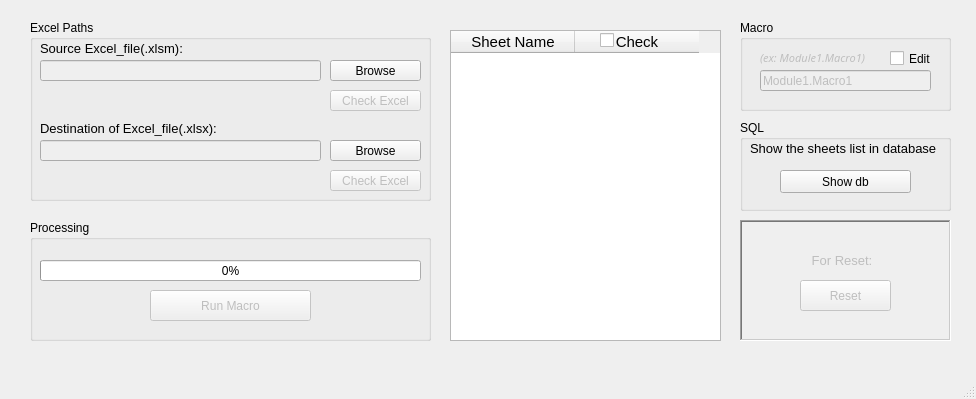
<?xml version="1.0" encoding="UTF-8"?>
<ui version="4.0">
 <class>MainWindow</class>
 <widget class="QMainWindow" name="MainWindow">
  <property name="geometry">
   <rect>
    <x>0</x>
    <y>0</y>
    <width>976</width>
    <height>399</height>
   </rect>
  </property>
  <property name="sizePolicy">
   <sizepolicy hsizetype="Fixed" vsizetype="Fixed">
    <horstretch>0</horstretch>
    <verstretch>0</verstretch>
   </sizepolicy>
  </property>
  <property name="windowTitle">
   <string>MainWindow</string>
  </property>
  <property name="styleSheet">
   <string notr="true"/>
  </property>
  <widget class="QWidget" name="centralwidget">
   <property name="sizePolicy">
    <sizepolicy hsizetype="Ignored" vsizetype="Ignored">
     <horstretch>0</horstretch>
     <verstretch>0</verstretch>
    </sizepolicy>
   </property>
   <widget class="QTableWidget" name="tableWidget">
    <property name="geometry">
     <rect>
      <x>450</x>
      <y>30</y>
      <width>271</width>
      <height>311</height>
     </rect>
    </property>
    <property name="sizePolicy">
     <sizepolicy hsizetype="Fixed" vsizetype="Fixed">
      <horstretch>0</horstretch>
      <verstretch>0</verstretch>
     </sizepolicy>
    </property>
    <property name="font">
     <font>
      <pointsize>11</pointsize>
     </font>
    </property>
    <property name="cursor" stdset="0">
     <cursorShape>ArrowCursor</cursorShape>
    </property>
    <property name="frameShape">
     <enum>QFrame::StyledPanel</enum>
    </property>
    <property name="horizontalScrollBarPolicy">
     <enum>Qt::ScrollBarAlwaysOff</enum>
    </property>
    <property name="sizeAdjustPolicy">
     <enum>QAbstractScrollArea::AdjustIgnored</enum>
    </property>
    <property name="editTriggers">
     <set>QAbstractItemView::NoEditTriggers</set>
    </property>
    <property name="verticalScrollMode">
     <enum>QAbstractItemView::ScrollPerPixel</enum>
    </property>
    <property name="sortingEnabled">
     <bool>true</bool>
    </property>
    <attribute name="horizontalHeaderCascadingSectionResizes">
     <bool>false</bool>
    </attribute>
    <attribute name="horizontalHeaderDefaultSectionSize">
     <number>124</number>
    </attribute>
    <attribute name="horizontalHeaderShowSortIndicator" stdset="0">
     <bool>true</bool>
    </attribute>
    <column>
     <property name="text">
      <string>Sheet Name</string>
     </property>
    </column>
    <column>
     <property name="text">
      <string>Check</string>
     </property>
    </column>
   </widget>
   <widget class="QCheckBox" name="checkBox_all">
    <property name="geometry">
     <rect>
      <x>600</x>
      <y>30</y>
      <width>20</width>
      <height>21</height>
     </rect>
    </property>
    <property name="cursor">
     <cursorShape>PointingHandCursor</cursorShape>
    </property>
    <property name="text">
     <string/>
    </property>
   </widget>
   <widget class="QFrame" name="frame_4">
    <property name="geometry">
     <rect>
      <x>740</x>
      <y>220</y>
      <width>211</width>
      <height>121</height>
     </rect>
    </property>
    <property name="autoFillBackground">
     <bool>true</bool>
    </property>
    <property name="frameShape">
     <enum>QFrame::WinPanel</enum>
    </property>
    <property name="frameShadow">
     <enum>QFrame::Sunken</enum>
    </property>
    <widget class="QPushButton" name="reset_btn">
     <property name="enabled">
      <bool>false</bool>
     </property>
     <property name="geometry">
      <rect>
       <x>60</x>
       <y>60</y>
       <width>91</width>
       <height>31</height>
      </rect>
     </property>
     <property name="cursor">
      <cursorShape>PointingHandCursor</cursorShape>
     </property>
     <property name="styleSheet">
      <string notr="true"/>
     </property>
     <property name="text">
      <string>Reset</string>
     </property>
    </widget>
    <widget class="QLabel" name="reset_lbl">
     <property name="enabled">
      <bool>false</bool>
     </property>
     <property name="geometry">
      <rect>
       <x>50</x>
       <y>30</y>
       <width>111</width>
       <height>21</height>
      </rect>
     </property>
     <property name="font">
      <font>
       <family>Leelawadee UI</family>
       <pointsize>10</pointsize>
       <weight>9</weight>
       <italic>false</italic>
       <bold>false</bold>
      </font>
     </property>
     <property name="styleSheet">
      <string notr="true">font: 75 10pt &quot;Leelawadee UI&quot;;</string>
     </property>
     <property name="text">
      <string>      For Reset:</string>
     </property>
    </widget>
   </widget>
   <widget class="QGroupBox" name="groupBox">
    <property name="geometry">
     <rect>
      <x>30</x>
      <y>20</y>
      <width>401</width>
      <height>181</height>
     </rect>
    </property>
    <property name="title">
     <string>Excel Paths</string>
    </property>
    <widget class="QPushButton" name="source_btn_2">
     <property name="geometry">
      <rect>
       <x>300</x>
       <y>40</y>
       <width>91</width>
       <height>21</height>
      </rect>
     </property>
     <property name="cursor">
      <cursorShape>PointingHandCursor</cursorShape>
     </property>
     <property name="mouseTracking">
      <bool>true</bool>
     </property>
     <property name="styleSheet">
      <string notr="true"/>
     </property>
     <property name="text">
      <string>Browse</string>
     </property>
    </widget>
    <widget class="QLabel" name="label_5">
     <property name="geometry">
      <rect>
       <x>10</x>
       <y>20</y>
       <width>221</width>
       <height>16</height>
      </rect>
     </property>
     <property name="font">
      <font>
       <pointsize>10</pointsize>
      </font>
     </property>
     <property name="styleSheet">
      <string notr="true"/>
     </property>
     <property name="text">
      <string>Source Excel_file(.xlsm):</string>
     </property>
    </widget>
    <widget class="QLineEdit" name="dest_txt_2">
     <property name="enabled">
      <bool>false</bool>
     </property>
     <property name="geometry">
      <rect>
       <x>10</x>
       <y>120</y>
       <width>281</width>
       <height>21</height>
      </rect>
     </property>
     <property name="styleSheet">
      <string notr="true"/>
     </property>
    </widget>
    <widget class="QLineEdit" name="source_txt_2">
     <property name="enabled">
      <bool>false</bool>
     </property>
     <property name="geometry">
      <rect>
       <x>10</x>
       <y>40</y>
       <width>281</width>
       <height>21</height>
      </rect>
     </property>
     <property name="styleSheet">
      <string notr="true"/>
     </property>
    </widget>
    <widget class="QPushButton" name="dest_btn_2">
     <property name="geometry">
      <rect>
       <x>300</x>
       <y>120</y>
       <width>91</width>
       <height>21</height>
      </rect>
     </property>
     <property name="cursor">
      <cursorShape>PointingHandCursor</cursorShape>
     </property>
     <property name="styleSheet">
      <string notr="true"/>
     </property>
     <property name="text">
      <string>Browse</string>
     </property>
    </widget>
    <widget class="QPushButton" name="check_btn_3">
     <property name="enabled">
      <bool>false</bool>
     </property>
     <property name="geometry">
      <rect>
       <x>300</x>
       <y>70</y>
       <width>91</width>
       <height>21</height>
      </rect>
     </property>
     <property name="cursor">
      <cursorShape>PointingHandCursor</cursorShape>
     </property>
     <property name="text">
      <string>Check Excel</string>
     </property>
    </widget>
    <widget class="QLabel" name="label_4">
     <property name="geometry">
      <rect>
       <x>10</x>
       <y>100</y>
       <width>231</width>
       <height>16</height>
      </rect>
     </property>
     <property name="font">
      <font>
       <pointsize>10</pointsize>
      </font>
     </property>
     <property name="styleSheet">
      <string notr="true"/>
     </property>
     <property name="text">
      <string>Destination of Excel_file(.xlsx):</string>
     </property>
    </widget>
    <widget class="QPushButton" name="check_btn_4">
     <property name="enabled">
      <bool>false</bool>
     </property>
     <property name="geometry">
      <rect>
       <x>300</x>
       <y>150</y>
       <width>91</width>
       <height>21</height>
      </rect>
     </property>
     <property name="cursor">
      <cursorShape>PointingHandCursor</cursorShape>
     </property>
     <property name="text">
      <string>Check Excel</string>
     </property>
    </widget>
   </widget>
   <widget class="QGroupBox" name="groupBox_2">
    <property name="geometry">
     <rect>
      <x>740</x>
      <y>20</y>
      <width>211</width>
      <height>91</height>
     </rect>
    </property>
    <property name="title">
     <string>Macro</string>
    </property>
    <widget class="QCheckBox" name="checkBox_macro">
     <property name="geometry">
      <rect>
       <x>150</x>
       <y>30</y>
       <width>41</width>
       <height>17</height>
      </rect>
     </property>
     <property name="cursor">
      <cursorShape>PointingHandCursor</cursorShape>
     </property>
     <property name="styleSheet">
      <string notr="true"/>
     </property>
     <property name="text">
      <string>Edit</string>
     </property>
    </widget>
    <widget class="QLineEdit" name="macro_name_2">
     <property name="enabled">
      <bool>false</bool>
     </property>
     <property name="geometry">
      <rect>
       <x>20</x>
       <y>50</y>
       <width>171</width>
       <height>21</height>
      </rect>
     </property>
     <property name="text">
      <string>Module1.Macro1</string>
     </property>
    </widget>
    <widget class="QLabel" name="label_10">
     <property name="enabled">
      <bool>false</bool>
     </property>
     <property name="geometry">
      <rect>
       <x>20</x>
       <y>30</y>
       <width>121</width>
       <height>16</height>
      </rect>
     </property>
     <property name="font">
      <font>
       <family>Lucida Sans</family>
       <pointsize>8</pointsize>
       <weight>50</weight>
       <italic>true</italic>
       <bold>false</bold>
      </font>
     </property>
     <property name="text">
      <string>(ex: Module1.Macro1)</string>
     </property>
    </widget>
   </widget>
   <widget class="QGroupBox" name="groupBox_3">
    <property name="geometry">
     <rect>
      <x>30</x>
      <y>220</y>
      <width>401</width>
      <height>121</height>
     </rect>
    </property>
    <property name="title">
     <string>Processing</string>
    </property>
    <widget class="QPushButton" name="ok_btn_2">
     <property name="enabled">
      <bool>false</bool>
     </property>
     <property name="geometry">
      <rect>
       <x>120</x>
       <y>70</y>
       <width>161</width>
       <height>31</height>
      </rect>
     </property>
     <property name="cursor">
      <cursorShape>PointingHandCursor</cursorShape>
     </property>
     <property name="styleSheet">
      <string notr="true"/>
     </property>
     <property name="text">
      <string>Run Macro</string>
     </property>
    </widget>
    <widget class="QProgressBar" name="pb_2">
     <property name="geometry">
      <rect>
       <x>10</x>
       <y>40</y>
       <width>381</width>
       <height>21</height>
      </rect>
     </property>
     <property name="cursor">
      <cursorShape>WaitCursor</cursorShape>
     </property>
     <property name="value">
      <number>0</number>
     </property>
     <property name="orientation">
      <enum>Qt::Horizontal</enum>
     </property>
     <property name="textDirection">
      <enum>QProgressBar::TopToBottom</enum>
     </property>
    </widget>
   </widget>
   <widget class="QGroupBox" name="groupBox_4">
    <property name="geometry">
     <rect>
      <x>740</x>
      <y>120</y>
      <width>211</width>
      <height>91</height>
     </rect>
    </property>
    <property name="title">
     <string>SQL</string>
    </property>
    <widget class="QPushButton" name="btn_show_db">
     <property name="geometry">
      <rect>
       <x>40</x>
       <y>50</y>
       <width>131</width>
       <height>23</height>
      </rect>
     </property>
     <property name="cursor">
      <cursorShape>PointingHandCursor</cursorShape>
     </property>
     <property name="text">
      <string>Show db</string>
     </property>
    </widget>
    <widget class="QLabel" name="label">
     <property name="geometry">
      <rect>
       <x>10</x>
       <y>20</y>
       <width>191</width>
       <height>16</height>
      </rect>
     </property>
     <property name="font">
      <font>
       <pointsize>10</pointsize>
      </font>
     </property>
     <property name="text">
      <string>Show the sheets list in database</string>
     </property>
    </widget>
   </widget>
  </widget>
  <widget class="QMenuBar" name="menubar">
   <property name="geometry">
    <rect>
     <x>0</x>
     <y>0</y>
     <width>976</width>
     <height>21</height>
    </rect>
   </property>
  </widget>
  <widget class="QStatusBar" name="statusbar"/>
 </widget>
 <resources/>
 <connections/>
</ui>
